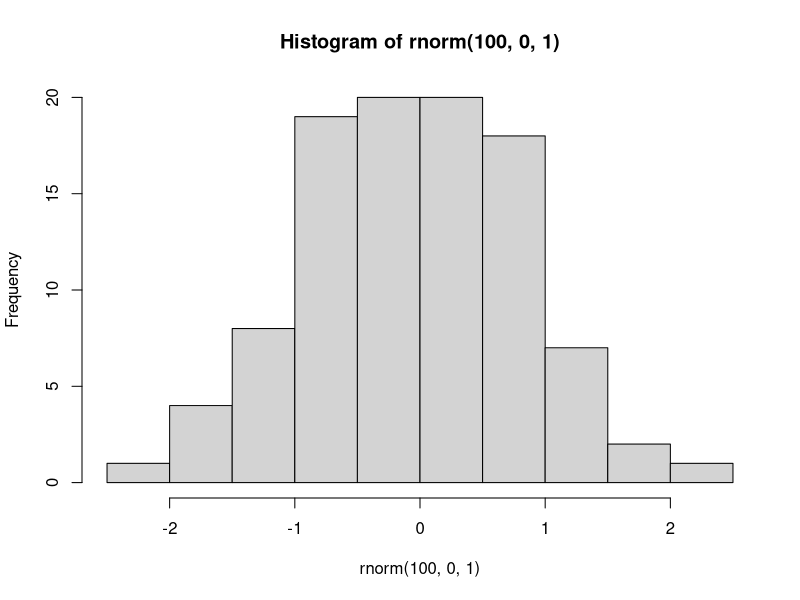

Here is the R script that generated this plot:
## ---- chunk 1
knitr::opts_chunk$set(echo = FALSE)
## ---- chunk 2
hist(rnorm(100, 0, 1))
